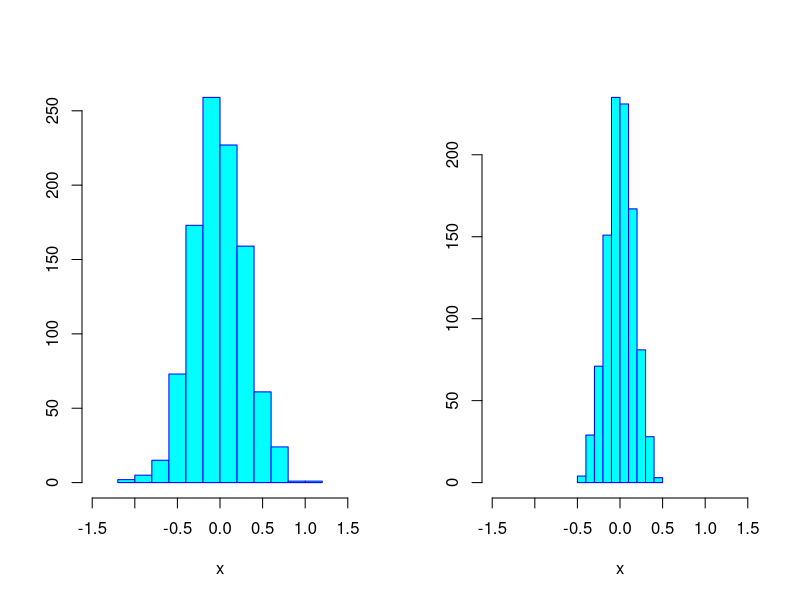

The R source for this figure:
# Chapter 04. 표본분포

# 4-1. 표본분포

# 1) 표본평균 x_bar 의 분포
m10 <- rep(NA, 1000)
m40 <- rep(NA, 1000)
set.seed(9)
for(i in 1:1000) {
  m10[i] <- mean(rnorm(10))
  m40[i] <- mean(rnorm(40))
}

# 표본평균의 평균과 표준편차
options(digits=4)
c(mean(m10), sd(m10))
c(mean(m40), sd(m40))

par(mfrow=c(1,2))
hist(m10, xlim=c(-1.5, 1.5), main="", xlab="x", ylab="", col="cyan", border="blue")
hist(m40, xlim=c(-1.5, 1.5), main="", xlab="x", ylab="", col="cyan", border="blue")

par(mfrow=c(1,1))
